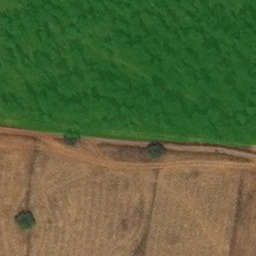
#> input picture foto_analisi/segmentata_dopo.jpeg, 256 x 256 px; its folder holds only this picture in this run
$ python -i prepare_dataset.py   (imports and definitions only)
#> lines starting #> are read from the running program, lines starting #| are printed output that depends on the picture; after the words box and inside, x2 and y2 are one past the last pixel; in counts of white or black regions, pixels touching at a corner belong together
"""
prepare_dataset.py
Converte le maschere binarie in formato YOLO-seg (poligoni normalizzati)
e divide il dataset in train/val/test con split stratificato.

Struttura output:
    dataset/
        images/train|val|test/  ← symlink o copia delle immagini
        labels/train|val|test/  ← file .txt YOLO-seg
    dataset.yaml
"""

import os
import shutil
import cv2
import numpy as np
from pathlib import Path
from sklearn.model_selection import train_test_split
import yaml

# ── Paths ─────────────────────────────────────────────────────────────────────
BASE       = Path(__file__).parent
IMAGES_DIR = BASE / "images"
MASKS_DIR  = BASE / "masks"
DATASET    = BASE / "dataset"

SPLITS = {"train": 0.70, "val": 0.15, "test": 0.15}
MASK_THRESHOLD = 127          # soglia binarizzazione maschera JPEG
MIN_CONTOUR_AREA = 16         # pixel² — scarta contorni microscopici
APPROX_EPSILON_FACTOR = 0.002 # semplificazione poligono (% del perimetro)
IMG_SIZE = 256


def mask_to_yolo_polygons(mask_path: Path) -> list[str]:
    """
    Legge una maschera, estrae i contorni della foresta e restituisce
    una lista di stringhe in formato YOLO-seg:
        "0 x1 y1 x2 y2 ... xn yn"  (coordinate normalizzate [0,1])
    """
#> called with mask_path = '../foto_analisi/segmentata_dopo.jpeg'
    mask = cv2.imread(str(mask_path), cv2.IMREAD_GRAYSCALE)
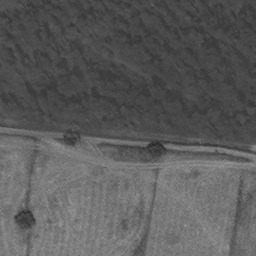
#> mask: shape (256, 256); min 32, max 156, mean 91.4
    if mask is None:
        return []

    _, binary = cv2.threshold(mask, MASK_THRESHOLD, 255, cv2.THRESH_BINARY)
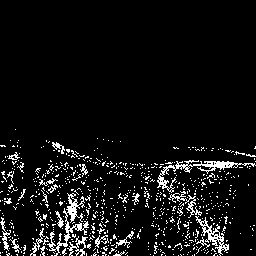
#> binary: shape (256, 256); 7.2% white in thin lines or dots, all inside (x1, y1, x2, y2) = (0, 129, 256, 256)

    contours, _ = cv2.findContours(binary, cv2.RETR_EXTERNAL, cv2.CHAIN_APPROX_SIMPLE)
#> contours = 705 contours, 689 with area under 20; largest, box (x1, y1, x2, y2) and area: (157, 160, 256, 193) 375, (47, 193, 89, 256) 372, (195, 216, 229, 256) 294, (67, 236, 88, 256) 111, (168, 191, 202, 218) 82

    lines = []
    for cnt in contours:
        area = cv2.contourArea(cnt)
        if area < MIN_CONTOUR_AREA:
            continue

        # Semplifica il poligono
        epsilon = APPROX_EPSILON_FACTOR * cv2.arcLength(cnt, True)
        approx = cv2.approxPolyDP(cnt, epsilon, True)

        if len(approx) < 3:
            continue

        # Normalizza in [0, 1]
        coords = approx.reshape(-1, 2) / IMG_SIZE
        coords = coords.clip(0.0, 1.0)

        flat = " ".join(f"{x:.6f} {y:.6f}" for x, y in coords)
        lines.append(f"0 {flat}")
#> this loop made 705 passes
#> (cnt, area) on passes 1 to 3: ([[217, 255]], 0), ([[192, 255]], 0), ([[178, 255]], 0)
#> after the loop, lines = 18 items

    return lines


# [119 lines left out: functions forest_coverage, stratify_bins, setup_dirs, write_yaml, main, not called in this run]


# [2 lines not run here, left out]

>>> result = mask_to_yolo_polygons('../foto_analisi/segmentata_dopo.jpeg')
#> result = 18 items
